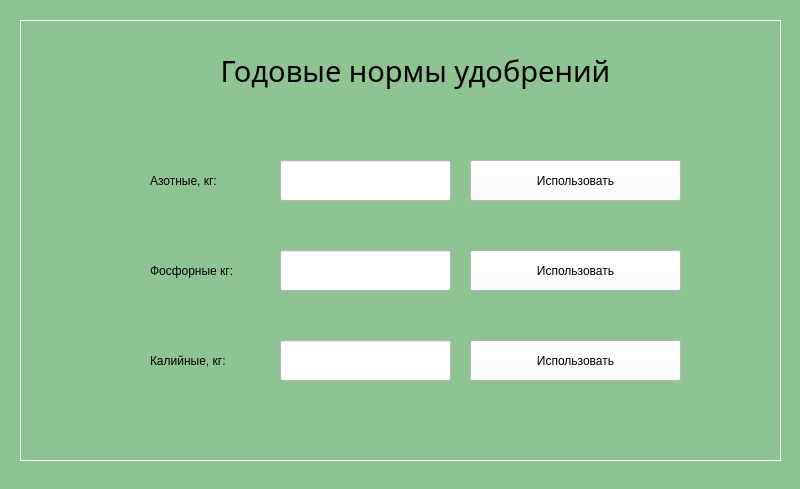
<?xml version="1.0" encoding="UTF-8"?>
<ui version="4.0">
 <class>ResultWindow</class>
 <widget class="QMainWindow" name="ResultWindow">
  <property name="geometry">
   <rect>
    <x>0</x>
    <y>0</y>
    <width>800</width>
    <height>489</height>
   </rect>
  </property>
  <property name="sizePolicy">
   <sizepolicy hsizetype="Fixed" vsizetype="Fixed">
    <horstretch>0</horstretch>
    <verstretch>0</verstretch>
   </sizepolicy>
  </property>
  <property name="minimumSize">
   <size>
    <width>800</width>
    <height>489</height>
   </size>
  </property>
  <property name="maximumSize">
   <size>
    <width>800</width>
    <height>489</height>
   </size>
  </property>
  <property name="windowTitle">
   <string>Результат</string>
  </property>
  <property name="styleSheet">
   <string notr="true">background-color: rgb(141, 196, 145);</string>
  </property>
  <widget class="QWidget" name="centralwidget">
   <widget class="QFrame" name="frame">
    <property name="geometry">
     <rect>
      <x>20</x>
      <y>20</y>
      <width>761</width>
      <height>441</height>
     </rect>
    </property>
    <property name="styleSheet">
     <string notr="true">color: rgb(255, 255, 255);</string>
    </property>
    <property name="frameShape">
     <enum>QFrame::Box</enum>
    </property>
    <property name="frameShadow">
     <enum>QFrame::Plain</enum>
    </property>
    <widget class="QLabel" name="title_lbl">
     <property name="geometry">
      <rect>
       <x>130</x>
       <y>10</y>
       <width>531</width>
       <height>81</height>
      </rect>
     </property>
     <property name="font">
      <font>
       <family>Book Antiqua</family>
       <pointsize>22</pointsize>
      </font>
     </property>
     <property name="styleSheet">
      <string notr="true">color: rgb(0, 0, 0);</string>
     </property>
     <property name="text">
      <string>Годовые нормы удобрений</string>
     </property>
     <property name="alignment">
      <set>Qt::AlignCenter</set>
     </property>
    </widget>
    <widget class="QLabel" name="azot_lbl">
     <property name="geometry">
      <rect>
       <x>130</x>
       <y>150</y>
       <width>111</width>
       <height>21</height>
      </rect>
     </property>
     <property name="styleSheet">
      <string notr="true">font: 14pt &quot;Book Antiqua&quot;;
color: rgb(0, 0, 0);</string>
     </property>
     <property name="text">
      <string>Азотные, кг:</string>
     </property>
    </widget>
    <widget class="QLineEdit" name="azot_tb">
     <property name="geometry">
      <rect>
       <x>260</x>
       <y>140</y>
       <width>171</width>
       <height>41</height>
      </rect>
     </property>
     <property name="styleSheet">
      <string notr="true">font: 14pt &quot;Book Antiqua&quot;;
color: rgb(0, 0, 0);
background-color: rgb(255, 255, 255);</string>
     </property>
     <property name="alignment">
      <set>Qt::AlignCenter</set>
     </property>
    </widget>
    <widget class="QLineEdit" name="potassium_tb">
     <property name="geometry">
      <rect>
       <x>260</x>
       <y>320</y>
       <width>171</width>
       <height>41</height>
      </rect>
     </property>
     <property name="styleSheet">
      <string notr="true">font: 14pt &quot;Book Antiqua&quot;;
color: rgb(0, 0, 0);
background-color: rgb(255, 255, 255);</string>
     </property>
     <property name="alignment">
      <set>Qt::AlignCenter</set>
     </property>
    </widget>
    <widget class="QLineEdit" name="phosphor_tb">
     <property name="geometry">
      <rect>
       <x>260</x>
       <y>230</y>
       <width>171</width>
       <height>41</height>
      </rect>
     </property>
     <property name="styleSheet">
      <string notr="true">font: 14pt &quot;Book Antiqua&quot;;
color: rgb(0, 0, 0);
background-color: rgb(255, 255, 255);</string>
     </property>
     <property name="alignment">
      <set>Qt::AlignCenter</set>
     </property>
    </widget>
    <widget class="QLabel" name="potassium_lbl">
     <property name="geometry">
      <rect>
       <x>130</x>
       <y>330</y>
       <width>111</width>
       <height>21</height>
      </rect>
     </property>
     <property name="styleSheet">
      <string notr="true">font: 14pt &quot;Book Antiqua&quot;;
color: rgb(0, 0, 0);</string>
     </property>
     <property name="text">
      <string>Калийные, кг:</string>
     </property>
    </widget>
    <widget class="QLabel" name="phosphor_lbl">
     <property name="geometry">
      <rect>
       <x>130</x>
       <y>240</y>
       <width>111</width>
       <height>21</height>
      </rect>
     </property>
     <property name="styleSheet">
      <string notr="true">font: 14pt &quot;Book Antiqua&quot;;
color: rgb(0, 0, 0);</string>
     </property>
     <property name="text">
      <string>Фосфорные кг:</string>
     </property>
    </widget>
    <widget class="QPushButton" name="use_btn_azote">
     <property name="geometry">
      <rect>
       <x>450</x>
       <y>140</y>
       <width>211</width>
       <height>41</height>
      </rect>
     </property>
     <property name="styleSheet">
      <string notr="true">background-color: rgb(255, 255, 255);
color: rgb(0, 0, 0);
border-color: rgb(0, 0, 0);
font: 14pt &quot;Book Antiqua&quot;;</string>
     </property>
     <property name="text">
      <string>Использовать</string>
     </property>
     <property name="checkable">
      <bool>false</bool>
     </property>
     <property name="autoRepeatDelay">
      <number>300</number>
     </property>
    </widget>
    <widget class="QPushButton" name="use_btn_azote_2">
     <property name="geometry">
      <rect>
       <x>450</x>
       <y>230</y>
       <width>211</width>
       <height>41</height>
      </rect>
     </property>
     <property name="styleSheet">
      <string notr="true">background-color: rgb(255, 255, 255);
color: rgb(0, 0, 0);
border-color: rgb(0, 0, 0);
font: 14pt &quot;Book Antiqua&quot;;</string>
     </property>
     <property name="text">
      <string>Использовать</string>
     </property>
     <property name="checkable">
      <bool>false</bool>
     </property>
     <property name="autoRepeatDelay">
      <number>300</number>
     </property>
    </widget>
    <widget class="QPushButton" name="use_btn_azote_3">
     <property name="geometry">
      <rect>
       <x>450</x>
       <y>320</y>
       <width>211</width>
       <height>41</height>
      </rect>
     </property>
     <property name="styleSheet">
      <string notr="true">background-color: rgb(255, 255, 255);
color: rgb(0, 0, 0);
border-color: rgb(0, 0, 0);
font: 14pt &quot;Book Antiqua&quot;;</string>
     </property>
     <property name="text">
      <string>Использовать</string>
     </property>
     <property name="checkable">
      <bool>false</bool>
     </property>
     <property name="autoRepeatDelay">
      <number>300</number>
     </property>
    </widget>
   </widget>
  </widget>
  <widget class="QStatusBar" name="statusbar"/>
 </widget>
 <resources/>
 <connections/>
</ui>
